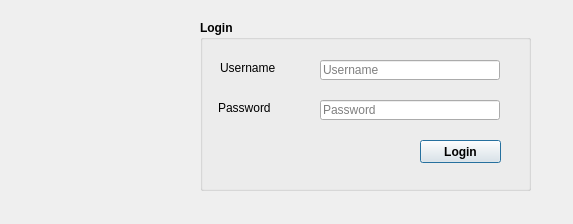
<?xml version="1.0" encoding="UTF-8"?>
<ui version="4.0">
 <class>LoginDialog</class>
 <widget class="QDialog" name="LoginDialog">
  <property name="geometry">
   <rect>
    <x>0</x>
    <y>0</y>
    <width>573</width>
    <height>224</height>
   </rect>
  </property>
  <property name="windowTitle">
   <string>Login</string>
  </property>
  <property name="windowIcon">
   <iconset resource="images.qrc">
    <normaloff>:/new/res/images/BitTicketLogo.png</normaloff>:/new/res/images/BitTicketLogo.png</iconset>
  </property>
  <widget class="QGroupBox" name="groupBox">
   <property name="geometry">
    <rect>
     <x>200</x>
     <y>20</y>
     <width>331</width>
     <height>171</height>
    </rect>
   </property>
   <property name="font">
    <font>
     <weight>75</weight>
     <bold>true</bold>
    </font>
   </property>
   <property name="title">
    <string>Login</string>
   </property>
   <widget class="QLineEdit" name="lineEdit_Username">
    <property name="geometry">
     <rect>
      <x>120</x>
      <y>40</y>
      <width>180</width>
      <height>20</height>
     </rect>
    </property>
    <property name="font">
     <font>
      <weight>50</weight>
      <bold>false</bold>
     </font>
    </property>
    <property name="toolTip">
     <string>&lt;html&gt;&lt;head/&gt;&lt;body&gt;&lt;p&gt;admin is the password&lt;/p&gt;&lt;/body&gt;&lt;/html&gt;</string>
    </property>
    <property name="statusTip">
     <string/>
    </property>
    <property name="whatsThis">
     <string/>
    </property>
    <property name="autoFillBackground">
     <bool>false</bool>
    </property>
    <property name="inputMethodHints">
     <set>Qt::ImhNone</set>
    </property>
    <property name="inputMask">
     <string/>
    </property>
    <property name="text">
     <string notr="true"/>
    </property>
    <property name="placeholderText">
     <string>Username</string>
    </property>
   </widget>
   <widget class="QLineEdit" name="lineEdit_Password">
    <property name="geometry">
     <rect>
      <x>120</x>
      <y>80</y>
      <width>180</width>
      <height>20</height>
     </rect>
    </property>
    <property name="font">
     <font>
      <weight>50</weight>
      <bold>false</bold>
     </font>
    </property>
    <property name="toolTip">
     <string>&lt;html&gt;&lt;head/&gt;&lt;body&gt;&lt;p&gt;1234 is the password&lt;/p&gt;&lt;/body&gt;&lt;/html&gt;</string>
    </property>
    <property name="text">
     <string notr="true"/>
    </property>
    <property name="echoMode">
     <enum>QLineEdit::Password</enum>
    </property>
    <property name="placeholderText">
     <string>Password</string>
    </property>
   </widget>
   <widget class="QLabel" name="label">
    <property name="geometry">
     <rect>
      <x>20</x>
      <y>40</y>
      <width>71</width>
      <height>16</height>
     </rect>
    </property>
    <property name="font">
     <font>
      <weight>50</weight>
      <bold>false</bold>
     </font>
    </property>
    <property name="text">
     <string>Username</string>
    </property>
   </widget>
   <widget class="QLabel" name="label_2">
    <property name="geometry">
     <rect>
      <x>18</x>
      <y>80</y>
      <width>81</width>
      <height>16</height>
     </rect>
    </property>
    <property name="font">
     <font>
      <weight>50</weight>
      <bold>false</bold>
     </font>
    </property>
    <property name="text">
     <string>Password</string>
    </property>
   </widget>
   <widget class="QPushButton" name="pushButton">
    <property name="geometry">
     <rect>
      <x>220</x>
      <y>120</y>
      <width>81</width>
      <height>23</height>
     </rect>
    </property>
    <property name="text">
     <string>Login</string>
    </property>
   </widget>
  </widget>
  <widget class="QLabel" name="label_3">
   <property name="geometry">
    <rect>
     <x>20</x>
     <y>10</y>
     <width>161</width>
     <height>201</height>
    </rect>
   </property>
   <property name="styleSheet">
    <string notr="true">image: url(:/new/res/images/BitTicketLogo.png);</string>
   </property>
   <property name="text">
    <string/>
   </property>
  </widget>
 </widget>
 <resources>
  <include location="images.qrc"/>
 </resources>
 <connections/>
</ui>
